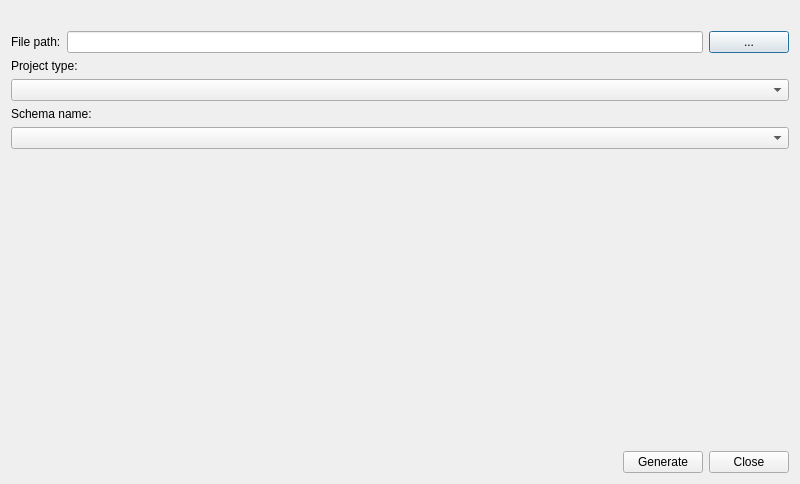
<?xml version="1.0" encoding="UTF-8"?>
<ui version="4.0">
 <class>dlg_admin_translation</class>
 <widget class="QDialog" name="dlg_admin_translation">
  <property name="geometry">
   <rect>
    <x>0</x>
    <y>0</y>
    <width>800</width>
    <height>484</height>
   </rect>
  </property>
  <property name="minimumSize">
   <size>
    <width>600</width>
    <height>0</height>
   </size>
  </property>
  <property name="baseSize">
   <size>
    <width>0</width>
    <height>0</height>
   </size>
  </property>
  <property name="windowTitle">
   <string>Dialog</string>
  </property>
  <layout class="QVBoxLayout" name="verticalLayout_2">
   <item>
    <widget class="QLabel" name="lbl_info">
     <property name="text">
      <string/>
     </property>
    </widget>
   </item>
   <item>
    <layout class="QHBoxLayout" name="horizontalLayout">
     <item>
      <widget class="QLabel" name="lb_path">
       <property name="text">
        <string>File path:</string>
       </property>
      </widget>
     </item>
     <item>
      <widget class="QLineEdit" name="txt_path"/>
     </item>
     <item>
      <widget class="QPushButton" name="pushButton_2">
       <property name="text">
        <string>...</string>
       </property>
      </widget>
     </item>
    </layout>
   </item>
   <item>
    <widget class="QLabel" name="lbl_project_type">
     <property name="text">
      <string>Project type:</string>
     </property>
    </widget>
   </item>
   <item>
    <widget class="QComboBox" name="cmb_projecttype"/>
   </item>
   <item>
    <widget class="QLabel" name="lbl_schema_update">
     <property name="text">
      <string>Schema name:</string>
     </property>
    </widget>
   </item>
   <item>
    <widget class="QComboBox" name="cmb_schema"/>
   </item>
   <item>
    <spacer name="verticalSpacer">
     <property name="orientation">
      <enum>Qt::Vertical</enum>
     </property>
     <property name="sizeHint" stdset="0">
      <size>
       <width>20</width>
       <height>40</height>
      </size>
     </property>
    </spacer>
   </item>
   <item>
    <layout class="QGridLayout" name="lyt_buttons">
     <item row="0" column="0">
      <spacer name="horizontalSpacer">
       <property name="orientation">
        <enum>Qt::Horizontal</enum>
       </property>
       <property name="sizeHint" stdset="0">
        <size>
         <width>40</width>
         <height>20</height>
        </size>
       </property>
      </spacer>
     </item>
     <item row="0" column="2">
      <widget class="QPushButton" name="btn_close">
       <property name="text">
        <string>Close</string>
       </property>
      </widget>
     </item>
     <item row="0" column="1">
      <widget class="QPushButton" name="btn_generate">
       <property name="text">
        <string>Generate</string>
       </property>
      </widget>
     </item>
    </layout>
   </item>
  </layout>
 </widget>
 <resources/>
 <connections/>
</ui>
